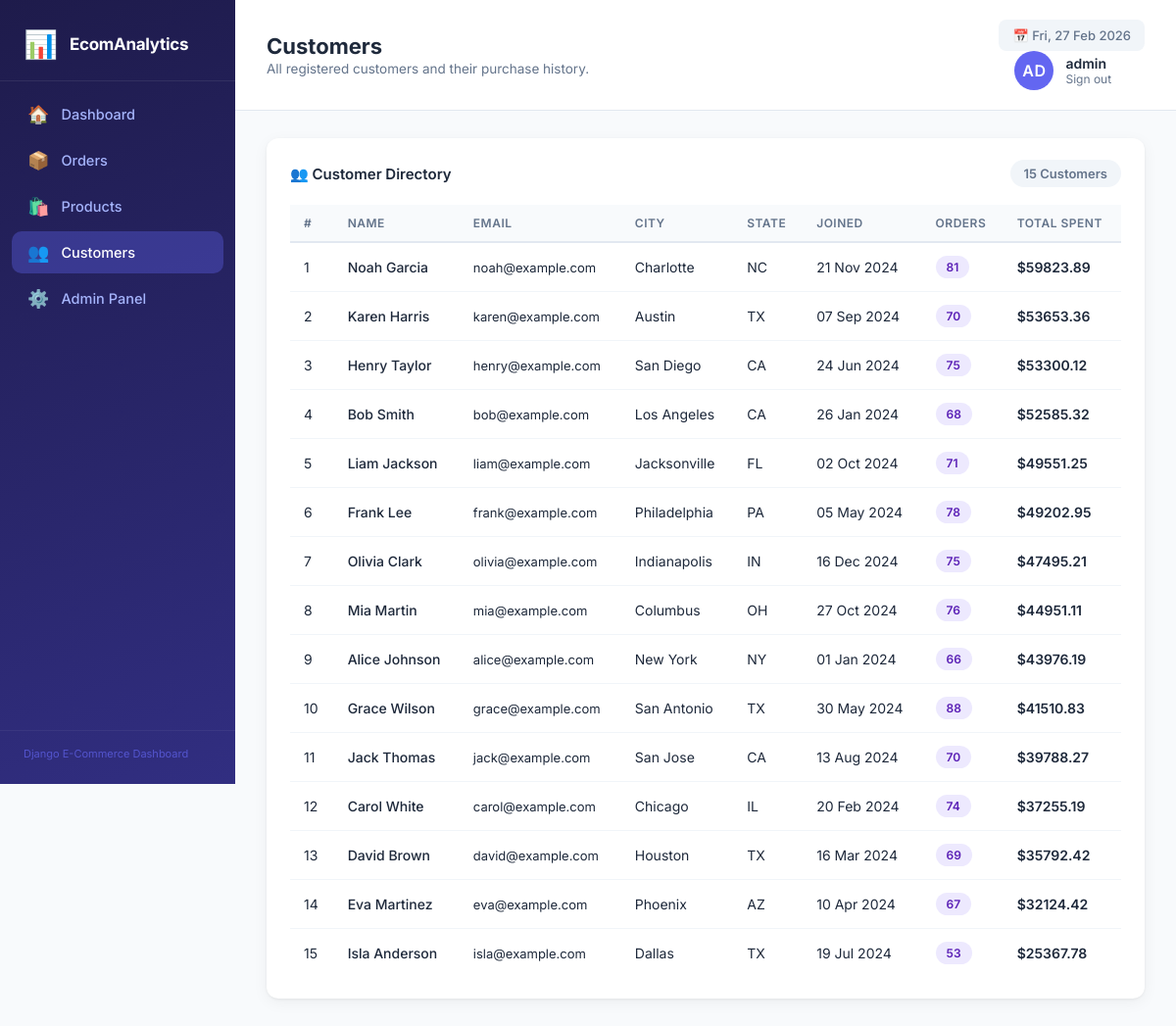
The page /customers/ (signed in) on the database its author committed.
### dashboard/models.py (models this page shows, shortened)
class Customer(models.Model):
    name = models.CharField(max_length=150)
    email = models.EmailField(unique=True)
    city = models.CharField(max_length=100)
    state = models.CharField(max_length=100)
    joined_date = models.DateField()

### dashboard/views.py (the view)
# urls.py: path('customers/', views.customers, name='customers'),
@login_required
def customers(request):
    customer_list = Customer.objects.annotate(
        order_count=Count('order'),
        total_spent=Sum('order__total_price')
    ).order_by('-total_spent')
    context = {'customers': customer_list}
    return render(request, 'dashboard/customers.html', context)

### dashboard/templates/dashboard/customers.html (shortened to what this page needs)
{% extends 'dashboard/base.html' %}
{% block page_title %}Customers{% endblock %}
{% block page_subtitle %}All registered customers and their purchase history.{% endblock %}
{% block content %}
<div class="table-card">
  <div class="table-header">
    <h3 class="chart-title">👥 Customer Directory</h3>
    <span class="result-count">{{ customers|length }} Customers</span>
  </div>
  <div class="table-responsive">
    <table class="data-table">
      <thead>
        <tr>
          <th>#</th>
          <th>Name</th>
          <th>Email</th>
          <th>City</th>
          <th>State</th>
          <th>Joined</th>
          <th>Orders</th>
          <th>Total Spent</th>
        </tr>
      </thead>
      <tbody>
        {% for customer in customers %}
        <tr>
          <td>{{ forloop.counter }}</td>
          <td class="product-name">{{ customer.name }}</td>
          <td class="email">{{ customer.email }}</td>
          <td>{{ customer.city }}</td>
          <td>{{ customer.state }}</td>
          <td>{{ customer.joined_date|date:"d M Y" }}</td>
          <td>
            <span class="badge badge-processing"
              >{{ customer.order_count }}</span
            >
          </td>
          <td class="amount">
            ${{ customer.total_spent|default:"0.00"|floatformat:2 }}
          </td>
        </tr>
        {% empty %}
        <tr>
          <td colspan="8" class="empty-row">No customers found.</td>
        </tr>
        {% endfor %}
      </tbody>
    </table>
  </div>
</div>
{% endblock %}

### dashboard/templates/dashboard/base.html (shortened to what this page needs)
{% load static %}
<!DOCTYPE html>
<html lang="en">
  <head>
    <link rel="stylesheet" href="{% static 'css/style.css' %}" />
  </head>
  <body>
    <aside class="sidebar">
      <div class="sidebar-brand">
        <div class="brand-icon">📊</div>
        <span class="brand-name">EcomAnalytics</span>
      </div>
      <nav class="sidebar-nav">
        <a
          href="{% url 'dashboard:index' %}"
          class="nav-item {% if request.resolver_match.url_name == 'index' %}active{% endif %}"
        >
          <span class="nav-icon">🏠</span>
          <span>Dashboard</span>
        </a>
        <a
          href="{% url 'dashboard:orders' %}"
          class="nav-item {% if request.resolver_match.url_name == 'orders' %}active{% endif %}"
        >
          <span class="nav-icon">📦</span>
          <span>Orders</span>
        </a>
        <a
          href="{% url 'dashboard:products' %}"
          class="nav-item {% if request.resolver_match.url_name == 'products' %}active{% endif %}"
        >
          <span class="nav-icon">🛍️</span>
          <span>Products</span>
        </a>
        <a
          href="{% url 'dashboard:customers' %}"
          class="nav-item {% if request.resolver_match.url_name == 'customers' %}active{% endif %}"
        >
          <span class="nav-icon">👥</span>
          <span>Customers</span>
        </a>
        <a href="/admin/" class="nav-item">
          <span class="nav-icon">⚙️</span>
          <span>Admin Panel</span>
        </a>
      </nav>
      <div class="sidebar-footer">
        <span>Django E-Commerce Dashboard</span>
      </div>
    </aside>
    <main class="main-content">
      <header class="topbar">
        <div class="topbar-left">
          <h1 class="page-title">
            {% block page_title %}Dashboard{% endblock %}
          </h1>
          <p class="page-subtitle">
            {% block page_subtitle %}{% endblock %}
          </p>
        </div>
        <div class="topbar-right">
          <div class="topbar-date">📅 {% now "D, d M Y" %}</div>
          {% if request.user.is_authenticated %}
          <div class="topbar-user">
            <div class="user-avatar">
              {{ request.user.get_short_name|default:request.user.username|slice:":2"|upper }}
            </div>
            <div class="user-meta">
              <span class="user-name">
                {{ request.user.get_full_name|default:request.user.username }}
              </span>
              <a href="{% url 'dashboard:logout' %}" class="logout-link">Sign out</a>
            </div>
          </div>
          {% endif %}
        </div>
      </header>
      <div class="content-area">
        {% block content %}{% endblock %}
      </div>
    </main>
  </body>
</html>

### static/css/style.css (style rules this page uses)
*, *::before, *::after { box-sizing: border-box; margin: 0; padding: 0; }
:root { --sidebar-w: 240px; --primary: #6366f1; --primary-d: #4f46e5; --success: #10b981; --warning: #f59e0b; --danger: #ef4444; --info: #06b6d4; --purple: #8b5cf6; --bg: #f8fafc; --surface: #ffffff; --border: #e2e8f0; --text: #1e293b; --muted: #64748b; --radius: 12px; --shadow: 0 1px 3px rgba(0, 0, 0, 0.06), 0 4px 16px rgba(0, 0, 0, 0.05); }
body { font-family: "Inter", system-ui, sans-serif; background: var(--bg); color: var(--text); display: flex; min-height: 100vh; }
.sidebar { width: var(--sidebar-w); background: linear-gradient(160deg, #1e1b4b 0%, #312e81 100%); color: #c7d2fe; display: flex; flex-direction: column; position: fixed; top: 0; left: 0; height: 100vh; z-index: 100; padding: 0 0 24px; overflow-y: auto; }
.sidebar-brand { display: flex; align-items: center; gap: 12px; padding: 28px 24px 20px; border-bottom: 1px solid rgba(255, 255, 255, 0.08); margin-bottom: 12px; }
.brand-icon { font-size: 28px; }
.brand-name { font-size: 17px; font-weight: 700; color: #ffffff; letter-spacing: -0.3px; }
.sidebar-nav { display: flex; flex-direction: column; gap: 4px; padding: 0 12px; flex: 1; }
.nav-item { display: flex; align-items: center; gap: 12px; padding: 11px 16px; border-radius: 10px; color: #a5b4fc; text-decoration: none; font-size: 14.5px; font-weight: 500; transition: background 0.18s, color 0.18s; }
.nav-item.active { background: rgba(99, 102, 241, 0.35); color: #ffffff; }
.nav-icon { font-size: 18px; }
.sidebar-footer { padding: 16px 24px 0; font-size: 11px; color: #6366f1; opacity: 0.7; border-top: 1px solid rgba(255, 255, 255, 0.08); margin-top: auto; padding-top: 16px; }
.main-content { margin-left: var(--sidebar-w); flex: 1; display: flex; flex-direction: column; min-height: 100vh; }
.topbar { background: var(--surface); border-bottom: 1px solid var(--border); padding: 20px 32px; display: flex; align-items: center; justify-content: space-between; position: sticky; top: 0; z-index: 50; }
.page-title { font-size: 22px; font-weight: 700; color: var(--text); }
.page-subtitle { font-size: 13.5px; color: var(--muted); margin-top: 2px; }
.topbar-date { background: #f1f5f9; padding: 8px 14px; border-radius: 8px; font-size: 13px; color: var(--muted); font-weight: 500; }
.topbar-user { display: flex; align-items: center; gap: 12px; margin-left: 16px; }
.user-avatar { width: 40px; height: 40px; border-radius: 50%; background: var(--primary); color: #fff; display: flex; align-items: center; justify-content: center; font-weight: 600; letter-spacing: 0.5px; }
.user-meta { display: flex; flex-direction: column; }
.user-name { font-weight: 600; font-size: 14px; color: var(--text); }
.logout-link { font-size: 12px; color: var(--muted); text-decoration: none; }
.content-area { padding: 28px 32px 40px; }
.chart-title { font-size: 15px; font-weight: 600; color: var(--text); }
.table-card { background: var(--surface); border-radius: var(--radius); box-shadow: var(--shadow); padding: 22px 24px; margin-bottom: 24px; }
.table-header { display: flex; align-items: center; justify-content: space-between; margin-bottom: 18px; }
.table-responsive { overflow-x: auto; }
.data-table { width: 100%; border-collapse: collapse; font-size: 14px; }
.data-table th { background: #f8fafc; text-align: left; padding: 11px 14px; font-size: 12px; font-weight: 600; color: var(--muted); text-transform: uppercase; letter-spacing: 0.5px; border-bottom: 2px solid var(--border); white-space: nowrap; }
.data-table td { padding: 13px 14px; border-bottom: 1px solid #f1f5f9; color: var(--text); vertical-align: middle; }
.data-table tbody tr:last-child td { border-bottom: none; }
.product-name { font-weight: 500; }
.amount { font-weight: 600; color: var(--text); }
.email { color: var(--muted); font-size: 13px; }
.badge { display: inline-block; padding: 4px 11px; border-radius: 20px; font-size: 12px; font-weight: 600; white-space: nowrap; }
.badge-processing { background: #ede9fe; color: #5b21b6; }
.result-count { font-size: 13px; font-weight: 600; color: var(--muted); background: #f1f5f9; padding: 6px 14px; border-radius: 20px; }

### rows shown on the page
Customer: name "Noah Garcia", email "noah@example.com", city "Charlotte", state "NC", joined_date "21 Nov 2024", order_count "81", total_spent "59823.89"
Customer: name "Karen Harris", email "karen@example.com", city "Austin", state "TX", joined_date "07 Sep 2024", order_count "70", total_spent "53653.36"
Customer: name "Henry Taylor", email "henry@example.com", city "San Diego", state "CA", joined_date "24 Jun 2024", order_count "75", total_spent "53300.12"
Customer: name "Bob Smith", email "bob@example.com", city "Los Angeles", state "CA", joined_date "26 Jan 2024", order_count "68", total_spent "52585.32"
Customer: name "Liam Jackson", email "liam@example.com", city "Jacksonville", state "FL", joined_date "02 Oct 2024", order_count "71", total_spent "49551.25"
Customer: name "Frank Lee", email "frank@example.com", city "Philadelphia", state "PA", joined_date "05 May 2024", order_count "78", total_spent "49202.95"
Customer: name "Olivia Clark", email "olivia@example.com", city "Indianapolis", state "IN", joined_date "16 Dec 2024", order_count "75", total_spent "47495.21"
Customer: name "Mia Martin", email "mia@example.com", city "Columbus", state "OH", joined_date "27 Oct 2024", order_count "76", total_spent "44951.11"
Customer: name "Alice Johnson", email "alice@example.com", city "New York", state "NY", joined_date "01 Jan 2024", order_count "66", total_spent "43976.19"
Customer: name "Grace Wilson", email "grace@example.com", city "San Antonio", state "TX", joined_date "30 May 2024", order_count "88", total_spent "41510.83"
Customer: name "Jack Thomas", email "jack@example.com", city "San Jose", state "CA", joined_date "13 Aug 2024", order_count "70", total_spent "39788.27"
Customer: name "Carol White", email "carol@example.com", city "Chicago", state "IL", joined_date "20 Feb 2024", order_count "74", total_spent "37255.19"
Customer: name "David Brown", email "david@example.com", city "Houston", state "TX", joined_date "16 Mar 2024", order_count "69", total_spent "35792.42"
Customer: name "Eva Martinez", email "eva@example.com", city "Phoenix", state "AZ", joined_date "10 Apr 2024", order_count "67", total_spent "32124.42"
Customer: name "Isla Anderson", email "isla@example.com", city "Dallas", state "TX", joined_date "19 Jul 2024", order_count "53", total_spent "25367.78"

### other values the page prints
{{ request.user.get_full_name|default:request.user.username }} "admin"
{{ customers|length }} "15"
